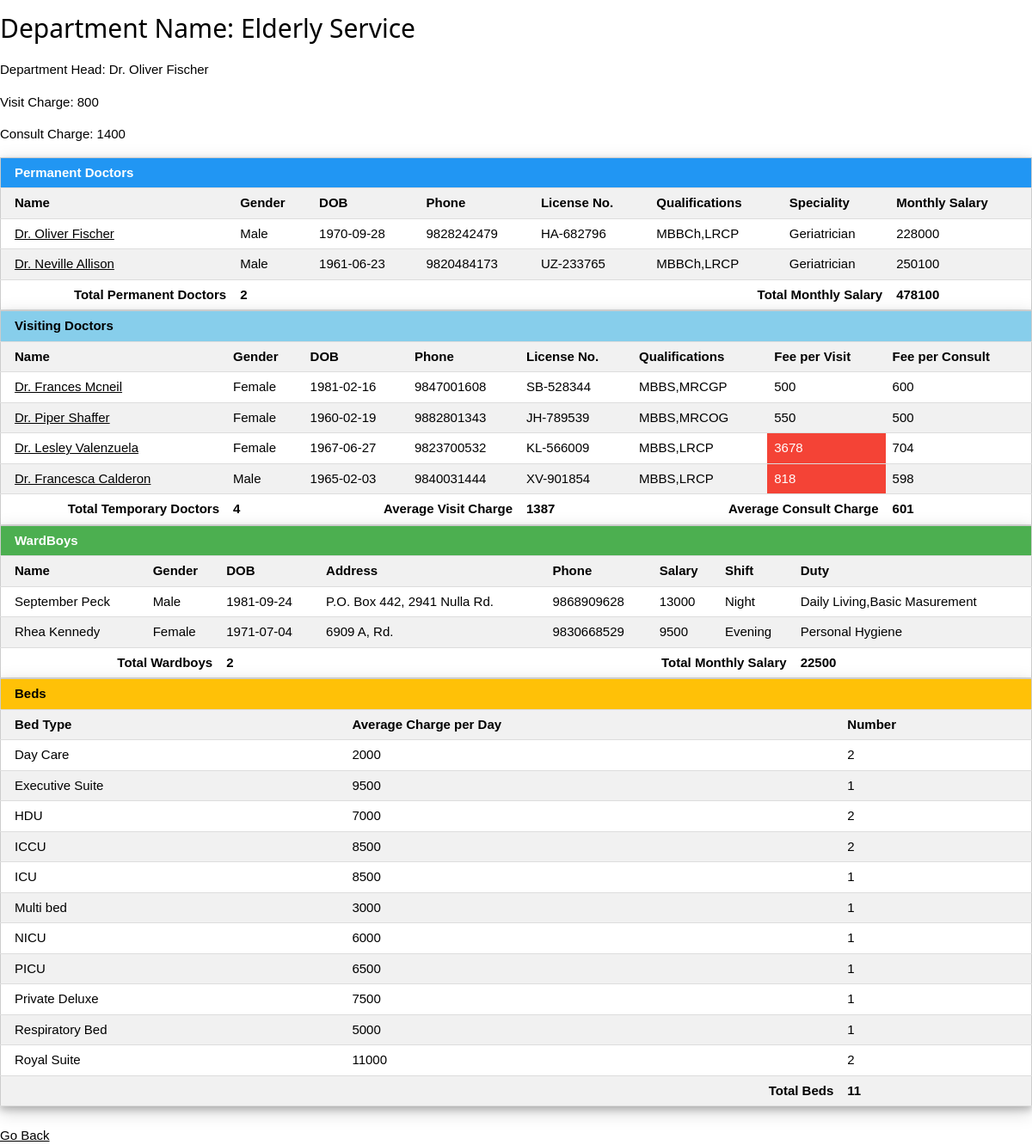
Page /getdept.php?q=9 on the committed database.
### tables this page shows
CREATE TABLE `department` (
  `dept_id` int(3) NOT NULL,
  `dept_name` varchar(30) NOT NULL,
  `dept_head` int(4) DEFAULT NULL,
  `staff_head` int(4) DEFAULT NULL,
  `d_visit_charge` int(5) DEFAULT NULL,
  `d_consult_charge` int(5) DEFAULT NULL
);

CREATE TABLE `doctor` (
  `d_id` int(4) NOT NULL,
  `d_name` varchar(30) NOT NULL,
  `d_gender` varchar(10) NOT NULL,
  `d_dob` date NOT NULL,
  `d_addr` varchar(100) NOT NULL,
  `d_phone` bigint(15) NOT NULL,
  `d_license` varchar(30) NOT NULL,
  `d_qual` varchar(30) NOT NULL,
  `d_type` varchar(10) NOT NULL,
  `d_dept` int(3) DEFAULT NULL
);

CREATE TABLE `d_perm` (
  `d_id` int(4) NOT NULL,
  `d_monthly_sal` int(10) NOT NULL,
  `speciality` varchar(30) DEFAULT NULL
);

CREATE TABLE `d_visit` (
  `d_id` int(4) NOT NULL,
  `d_fee_per_visit` int(5) DEFAULT NULL,
  `d_fee_per_consult` int(5) DEFAULT NULL
);

CREATE TABLE `s_wardboy` (
  `s_id` int(4) NOT NULL,
  `dept_id` int(3) NOT NULL,
  `duty` varchar(30) DEFAULT NULL
);

CREATE TABLE `staff` (
  `s_id` int(4) NOT NULL,
  `s_name` varchar(30) NOT NULL,
  `s_gender` varchar(10) NOT NULL,
  `s_dob` date NOT NULL,
  `s_addr` varchar(100) NOT NULL,
  `s_phone` bigint(15) DEFAULT NULL,
  `s_sal` int(5) NOT NULL,
  `s_type` varchar(15) NOT NULL,
  `shift` varchar(11) DEFAULT NULL
);

### getdept.php (the view, shortened to what this page needs)
<!DOCTYPE html>
<html>
<head>
<link href="css/w3.css" rel="stylesheet">
</head>
<body>
<?php
$dept = intval($_GET['q']);
$bcount=0;
$link = mysqli_connect("localhost","root","","nurhome");
$sql1="SELECT * from department INNER JOIN doctor ON department.dept_head = doctor.d_id WHERE dept_id ='$dept'" ;
$res1 = mysqli_query($link,$sql1);
$row1=mysqli_fetch_array($res1);
echo "<h2>Department Name: ".$row1["dept_name"]."</h2>";
if($row1["d_name"]!=NULL)
{
	echo "<p>Department Head: ".$row1["d_name"]." </p>";
}
else
{	echo "<p>Department Head: Not Assigned </p>";}
echo "<p>Visit Charge: ".$row1["d_visit_charge"]."</p>";
echo "<p>Consult Charge: ".$row1["d_consult_charge"]."</p>";
$sql2="SELECT * from doctor INNER JOIN d_perm ON doctor.d_id = d_perm.d_id WHERE d_dept ='$dept' AND d_type='Perm'" ;
$res2 = mysqli_query($link,$sql2);
echo "<table class='w3-table-all w3-card-4'>";
if(mysqli_num_rows($res2) > 0)
{
	echo "
	<tr class='w3-blue'>
		<th colspan='8'>Permanent Doctors</th>
	</tr>
	<tr>
		<th>Name</th>
		<th>Gender</th>
		<th>DOB</th>
		<th>Phone</th>
		<th>License No.</th>
		<th>Qualifications</th>
		<th>Speciality</th>
		<th>Monthly Salary</th>
	</tr>";
while($row2 = mysqli_fetch_array($res2)) {
    echo "<tr>";
    	echo "<td><a href='getdoc.php?q=".$row2['d_id']."'>" . $row2['d_name'] . "</a></td>";
    	echo "<td>" . $row2['d_gender'] . "</td>";
    	echo "<td>" . $row2['d_dob'] . "</td>";
    	echo "<td>" . $row2['d_phone'] . "</td>";
    	echo "<td>" . $row2['d_license'] . "</td>";
		echo "<td>" . $row2['d_qual'] . "</td>";
    	echo "<td>" . $row2['speciality'] . "</td>";
    	echo "<td>" . $row2['d_monthly_sal'] . "</td>";
    echo "</tr>";
	}
	$sql21="SELECT SUM(d_monthly_sal),COUNT(*) FROM doctor INNER JOIN d_perm ON doctor.d_id=d_perm.d_id WHERE d_dept ='$dept' ";
	$res21 = mysqli_query($link,$sql21);
	$row21=mysqli_fetch_array($res21);
	echo "
	<tr>
		<th style='text-align:right'>Total Permanent Doctors</th>
		<th>".$row21[1]."</th>
		<th colspan='5' style='text-align:right'>Total Monthly Salary</th>
		<th>".$row21[0]."</th>
	</tr>
	</table>";
}
else {
echo"
	<tr class='w3-red'>
		<th colspan='8'>No Permanent Doctors in Department</th>
	</tr>
	</table>";}
$sql4="SELECT * from doctor INNER JOIN d_visit ON doctor.d_id = d_visit.d_id WHERE d_dept ='$dept' AND d_type='Visit'" ;
$res4 = mysqli_query($link,$sql4);
echo "<table class='w3-table-all w3-card-4'>";
if(mysqli_num_rows($res4) > 0)
{
	echo "
	<tr class='w3-light-blue'>
		<th colspan='8'>Visiting Doctors</th>
	</tr>
	<tr>
		<th>Name</th>
		<th>Gender</th>
		<th>DOB</th>
		<th>Phone</th>
		<th>License No.</th>
		<th>Qualifications</th>
		<th>Fee per Visit</th>
		<th>Fee per Consult</th>
	</tr>";
while($row4 = mysqli_fetch_array($res4)) {
    echo "<tr>";
    	echo "<td> <a href='getdoc.php?q=".$row4['d_id']."'>" . $row4['d_name'] . "</a></td>";
    	echo "<td>" . $row4['d_gender'] . "</td>";
    	echo "<td>" . $row4['d_dob'] . "</td>";
    	echo "<td>" . $row4['d_phone'] . "</td>";
    	echo "<td>" . $row4['d_license'] . "</td>";
		echo "<td>" . $row4['d_qual'] . "</td>";
    	echo "<td";
    	if($row4['d_fee_per_visit']>$row1["d_visit_charge"])
    		echo " class='w3-red' ";
    	echo ">" . $row4['d_fee_per_visit'] . "</td>";
    	echo "<td";
    	if($row4['d_fee_per_consult']>$row1["d_consult_charge"])
    		echo " class='w3-red' ";
    	echo ">" . $row4['d_fee_per_consult'] . "</td>";
    echo "</tr>";
	}
	$sql41="SELECT ROUND(AVG(d_fee_per_visit),0),ROUND(AVG(d_fee_per_consult),0),COUNT(*) FROM doctor INNER JOIN d_visit ON doctor.d_id=d_visit.d_id WHERE d_dept ='$dept' ";
	$res41 = mysqli_query($link,$sql41);
	$row41=mysqli_fetch_array($res41);
	echo "
	<tr>
		<th style='text-align:right'>Total Temporary Doctors</th>
		<th>".$row41[2]."</th>
		<th colspan='2' style='text-align:right'>Average Visit Charge</th>
		<th>".$row41[0]."</th>
		<th colspan='2' style='text-align:right'>Average Consult Charge</th>
		<th>".$row41[1]."</th>
	</tr>
	</table>";
}
else {
echo"
	<tr class='w3-red'>
		<th colspan='8'>No Visiting Doctors in Department</th>
	</tr>
	</table>";}
$sql3="SELECT * from s_wardboy INNER JOIN staff ON s_wardboy.s_id = staff.s_id WHERE dept_id ='$dept' ORDER BY duty" ;
$res3 = mysqli_query($link,$sql3);
echo "<table class='w3-table-all w3-card-4'>";
if(mysqli_num_rows($res3) > 0)
{
	echo "
	<tr class='w3-green'>
		<th colspan='8'>WardBoys</th>
	</tr>
	<tr>
		<th>Name</th>
		<th>Gender</th>
		<th>DOB</th>
		<th>Address</th>
		<th>Phone</th>
		<th>Salary</th>
		<th>Shift</th>
		<th>Duty</th>
	</tr>";
while($row3 = mysqli_fetch_array($res3)) {
    echo "<tr>";
    	echo "<td>" . $row3['s_name'] . "</td>";
    	echo "<td>" . $row3['s_gender'] . "</td>";
    	echo "<td>" . $row3['s_dob'] . "</td>";
    	echo "<td>" . $row3['s_addr'] . "</td>";
    	echo "<td>" . $row3['s_phone'] . "</td>";
    	echo "<td>" . $row3['s_sal'] . "</td>";
		echo "<td>" . $row3['shift'] . "</td>";
		echo "<td>" . $row3['duty'] . "</td>";
    echo "</tr>";
	}
	$sql31="SELECT SUM(s_sal),COUNT(*) FROM s_wardboy INNER JOIN staff ON s_wardboy.s_id = staff.s_id WHERE dept_id ='$dept' ";
	$res31 = mysqli_query($link,$sql31);
	$row31=mysqli_fetch_array($res31);
	echo "
	<tr>
		<th colspan='2' style='text-align:right'>Total Wardboys</th>
		<th>".$row31[1]."</th>
		<th colspan='4' style='text-align:right'>Total Monthly Salary</th>
		<th>".$row31[0]."</th>
	</tr>
	</table>";
}
else {
echo"
	<tr class='w3-red'>
		<th colspan='8'>No Wardboys assigned to Department</th>
	</tr>
	</table>";}
$sql5="SELECT b_type, COUNT(*), ROUND(AVG(b_charge),0) FROM bed WHERE dept_id='$dept' GROUP BY b_type";
$res5=mysqli_query($link,$sql5);;
echo "<table class='w3-table-all w3-card-4'>";
if(mysqli_num_rows($res5) > 0)
{
	echo "
	<tr class='w3-amber'>
		<th colspan='3'>Beds</th>
	</tr>
	<tr>
		<th>Bed Type</th>
		<th>Average Charge per Day</th>
		<th>Number</th>
	</tr>";
while($row5 = mysqli_fetch_array($res5)) {
    echo "<tr>";
    	echo "<td>" . $row5[0] . "</td>";
    	echo "<td>" . $row5[2] . "</td>";
    	echo "<td>" . $row5[1] . "</td>";
    echo "</tr>";$bcount++;
}
echo "
	<tr>
		<th colspan='2' style='text-align:right'>Total Beds</th>
		<th>".$bcount."</th>
	</tr>
	</table>";
}
else{
	echo"
	<tr class='w3-red'>
		<th colspan='3'>No Beds assigned to Department</th>
	</tr>
	</table>";
}
?>
<br><a href="view_dept.php">Go Back</a>
</body>
</html>

### css/w3.css (style rules this page uses)
* { -webkit-box-sizing:border-box;-moz-box-sizing:border-box;box-sizing:border-box }
html { -ms-text-size-adjust:100%;-webkit-text-size-adjust:100% }
body { margin:0 }
a { background-color:transparent }
html,body { font-family:Verdana,sans-serif;font-size:15px;line-height:1.5 }
html { overflow-x:hidden }
h1,h2,h3,h4,h5,h6,.w3-slim,.w3-wide { font-family:"Segoe UI",Arial,sans-serif }
h2 { font-size:30px }
h1,h2,h3,h4,h5,h6 { font-weight:400;margin:10px 0 }
a { color:inherit }
table { border-collapse:collapse;border-spacing:0;width:100%;display:table }
table,th,td { border:none }
.w3-table-all { border:1px solid #ccc }
.w3-bordered tr,.w3-table-all tr { border-bottom:1px solid #ddd }
.w3-table-all tr:nth-child(odd) { background-color:#fff }
.w3-table-all tr:nth-child(even) { background-color:#f1f1f1 }
.w3-table td,.w3-table th,.w3-table-all td,.w3-table-all th { padding:6px 8px;display:table-cell;text-align:left;vertical-align:top }
.w3-table th:first-child,.w3-table td:first-child,.w3-table-all th:first-child,.w3-table-all td:first-child { padding-left:16px }
.w3-card-4,.w3-hover-shadow:hover { box-shadow:0 4px 8px 0 rgba(0,0,0,0.2),0 6px 20px 0 rgba(0,0,0,0.19)!important }
.w3-amber,.w3-hover-amber:hover { color:#000!important;background-color:#ffc107!important }
.w3-blue,.w3-hover-blue:hover { color:#fff!important;background-color:#2196F3!important }
.w3-light-blue,.w3-hover-light-blue:hover { color:#000!important;background-color:#87CEEB!important }
.w3-green,.w3-hover-green:hover { color:#fff!important;background-color:#4CAF50!important }
.w3-red,.w3-hover-red:hover { color:#fff!important;background-color:#f44336!important }

### rows in the picture
department: dept_name "Elderly Service", dept_head.d_name "Dr. Oliver Fischer", d_visit_charge "800", d_consult_charge "1400"
d_perm: d_id.d_name "Dr. Oliver Fischer", d_id.d_gender "Male", d_id.d_dob "1970-09-28", d_id.d_phone "9828242479", d_id.d_license "HA-682796", d_id.d_qual "MBBCh,LRCP", speciality "Geriatrician", d_monthly_sal "228000"
d_perm: d_id.d_name "Dr. Neville Allison", d_id.d_gender "Male", d_id.d_dob "1961-06-23", d_id.d_phone "9820484173", d_id.d_license "UZ-233765", d_id.d_qual "MBBCh,LRCP", speciality "Geriatrician", d_monthly_sal "250100"
d_visit: d_id.d_name "Dr. Frances Mcneil", d_id.d_gender "Female", d_id.d_dob "1981-02-16", d_id.d_phone "9847001608", d_id.d_license "SB-528344", d_id.d_qual "MBBS,MRCGP", d_fee_per_visit "500", d_fee_per_consult "600"
d_visit: d_id.d_name "Dr. Piper Shaffer", d_id.d_gender "Female", d_id.d_dob "1960-02-19", d_id.d_phone "9882801343", d_id.d_license "JH-789539", d_id.d_qual "MBBS,MRCOG", d_fee_per_visit "550", d_fee_per_consult "500"
d_visit: d_id.d_name "Dr. Lesley Valenzuela", d_id.d_gender "Female", d_id.d_dob "1967-06-27", d_id.d_phone "9823700532", d_id.d_license "KL-566009", d_id.d_qual "MBBS,LRCP", d_fee_per_visit "3678", d_fee_per_consult "704"
d_visit: d_id.d_name "Dr. Francesca Calderon", d_id.d_gender "Male", d_id.d_dob "1965-02-03", d_id.d_phone "9840031444", d_id.d_license "XV-901854", d_id.d_qual "MBBS,LRCP", d_fee_per_visit "818", d_fee_per_consult "598"
s_wardboy: s_id.s_name "September Peck", s_id.s_gender "Male", s_id.s_dob "1981-09-24", s_id.s_addr "P.O. Box 442, 2941 Nulla Rd.", s_id.s_phone "9868909628", s_id.s_sal "13000", s_id.shift "Night", duty "Daily Living,Basic Masurement"
s_wardboy: s_id.s_name "Rhea Kennedy", s_id.s_gender "Female", s_id.s_dob "1971-07-04", s_id.s_addr "6909 A, Rd.", s_id.s_phone "9830668529", s_id.s_sal "9500", s_id.shift "Evening", duty "Personal Hygiene"

### other values in the picture
$row21[1] "2"
$row21[0] "478100"
$row41[2] "4"
$row41[0] "1387"
$row41[1] "601"
$row31[1] "2"
$row31[0] "22500"
$row5[0] "Day Care"
$row5[2] "2000"
$row5[1] "2"
$row5[0] "Executive Suite"
$row5[2] "9500"
$row5[1] "1"
$row5[0] "HDU"
$row5[2] "7000"
